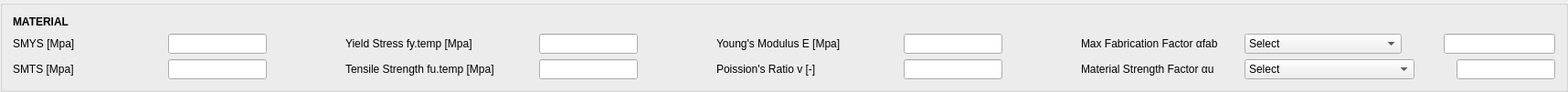
        <widget class="QGroupBox" name="materialBox">
         <property name="title">
          <string/>
         </property>
         <property name="flat">
          <bool>true</bool>
         </property>
         <layout class="QGridLayout" name="gridLayout_3">
          <item row="0" column="0">
           <widget class="QLabel" name="material_label">
            <property name="font">
             <font>
              <weight>75</weight>
              <bold>true</bold>
             </font>
            </property>
            <property name="text">
             <string>MATERIAL</string>
            </property>
           </widget>
          </item>
          <item row="1" column="0">
           <layout class="QGridLayout" name="gridLayout_7">
            <item row="0" column="5">
             <spacer name="horizontalSpacer_53">
              <property name="orientation">
               <enum>Qt::Horizontal</enum>
              </property>
              <property name="sizeType">
               <enum>QSizePolicy::Fixed</enum>
              </property>
              <property name="sizeHint" stdset="0">
               <size>
                <width>40</width>
                <height>20</height>
               </size>
              </property>
             </spacer>
            </item>
            <item row="0" column="2">
             <spacer name="horizontalSpacer_50">
              <property name="orientation">
               <enum>Qt::Horizontal</enum>
              </property>
              <property name="sizeType">
               <enum>QSizePolicy::Fixed</enum>
              </property>
              <property name="sizeHint" stdset="0">
               <size>
                <width>40</width>
                <height>20</height>
               </size>
              </property>
             </spacer>
            </item>
            <item row="0" column="0">
             <layout class="QVBoxLayout" name="verticalLayout_2">
              <item>
               <layout class="QHBoxLayout" name="horizontalLayout_11">
                <item>
                 <widget class="QLabel" name="SMYS_label">
                  <property name="styleSheet">
                   <string notr="true">selection-background-color: rgb(32, 47, 255);</string>
                  </property>
                  <property name="text">
                   <string>SMYS [Mpa]     </string>
                  </property>
                 </widget>
                </item>
                <item>
                 <spacer name="horizontalSpacer_40">
                  <property name="orientation">
                   <enum>Qt::Horizontal</enum>
                  </property>
                  <property name="sizeHint" stdset="0">
                   <size>
                    <width>40</width>
                    <height>20</height>
                   </size>
                  </property>
                 </spacer>
                </item>
                <item>
                 <spacer name="horizontalSpacer_58">
                  <property name="orientation">
                   <enum>Qt::Horizontal</enum>
                  </property>
                  <property name="sizeHint" stdset="0">
                   <size>
                    <width>40</width>
                    <height>20</height>
                   </size>
                  </property>
                 </spacer>
                </item>
                <item>
                 <widget class="QLineEdit" name="SMYS_lineEdit"/>
                </item>
               </layout>
              </item>
              <item>
               <layout class="QHBoxLayout" name="horizontalLayout_16">
                <item>
                 <widget class="QLabel" name="SMTS_label">
                  <property name="styleSheet">
                   <string notr="true">selection-background-color: rgb(32, 47, 255);</string>
                  </property>
                  <property name="text">
                   <string>SMTS [Mpa]     </string>
                  </property>
                 </widget>
                </item>
                <item>
                 <spacer name="horizontalSpacer_41">
                  <property name="orientation">
                   <enum>Qt::Horizontal</enum>
                  </property>
                  <property name="sizeHint" stdset="0">
                   <size>
                    <width>40</width>
                    <height>20</height>
                   </size>
                  </property>
                 </spacer>
                </item>
                <item>
                 <spacer name="horizontalSpacer_59">
                  <property name="orientation">
                   <enum>Qt::Horizontal</enum>
                  </property>
                  <property name="sizeHint" stdset="0">
                   <size>
                    <width>40</width>
                    <height>20</height>
                   </size>
                  </property>
                 </spacer>
                </item>
                <item>
                 <widget class="QLineEdit" name="SMTS_lineEdit"/>
                </item>
               </layout>
              </item>
             </layout>
            </item>
            <item row="0" column="1">
             <spacer name="horizontalSpacer_17">
              <property name="orientation">
               <enum>Qt::Horizontal</enum>
              </property>
              <property name="sizeType">
               <enum>QSizePolicy::Fixed</enum>
              </property>
              <property name="sizeHint" stdset="0">
               <size>
                <width>40</width>
                <height>20</height>
               </size>
              </property>
             </spacer>
            </item>
            <item row="0" column="3">
             <layout class="QVBoxLayout" name="verticalLayout_3">
              <item>
               <layout class="QHBoxLayout" name="horizontalLayout_10">
                <item>
                 <widget class="QLabel" name="fytemp_label">
                  <property name="styleSheet">
                   <string notr="true">selection-background-color: rgb(32, 47, 255);</string>
                  </property>
                  <property name="text">
                   <string>Yield Stress fy.temp [Mpa]        </string>
                  </property>
                 </widget>
                </item>
                <item>
                 <spacer name="horizontalSpacer_42">
                  <property name="orientation">
                   <enum>Qt::Horizontal</enum>
                  </property>
                  <property name="sizeHint" stdset="0">
                   <size>
                    <width>40</width>
                    <height>20</height>
                   </size>
                  </property>
                 </spacer>
                </item>
                <item>
                 <widget class="QLineEdit" name="fytemp_lineEdit"/>
                </item>
               </layout>
              </item>
              <item>
               <layout class="QHBoxLayout" name="horizontalLayout_17">
                <item>
                 <widget class="QLabel" name="futemp_label">
                  <property name="styleSheet">
                   <string notr="true">selection-background-color: rgb(32, 47, 255);</string>
                  </property>
                  <property name="text">
                   <string>Tensile Strength fu.temp [Mpa]</string>
                  </property>
                 </widget>
                </item>
                <item>
                 <spacer name="horizontalSpacer_43">
                  <property name="orientation">
                   <enum>Qt::Horizontal</enum>
                  </property>
                  <property name="sizeHint" stdset="0">
                   <size>
                    <width>40</width>
                    <height>20</height>
                   </size>
                  </property>
                 </spacer>
                </item>
                <item>
                 <widget class="QLineEdit" name="futemp_lineEdit"/>
                </item>
               </layout>
              </item>
             </layout>
            </item>
            <item row="0" column="4">
             <spacer name="horizontalSpacer_18">
              <property name="orientation">
               <enum>Qt::Horizontal</enum>
              </property>
              <property name="sizeType">
               <enum>QSizePolicy::Fixed</enum>
              </property>
              <property name="sizeHint" stdset="0">
               <size>
                <width>40</width>
                <height>20</height>
               </size>
              </property>
             </spacer>
            </item>
            <item row="0" column="6">
             <layout class="QVBoxLayout" name="verticalLayout_4">
              <item>
               <layout class="QHBoxLayout" name="horizontalLayout_12">
                <item>
                 <widget class="QLabel" name="E_label">
                  <property name="styleSheet">
                   <string notr="true">selection-background-color: rgb(32, 47, 255);</string>
                  </property>
                  <property name="text">
                   <string>Young's Modulus E [Mpa]       </string>
                  </property>
                 </widget>
                </item>
                <item>
                 <spacer name="horizontalSpacer_44">
                  <property name="orientation">
                   <enum>Qt::Horizontal</enum>
                  </property>
                  <property name="sizeHint" stdset="0">
                   <size>
                    <width>40</width>
                    <height>20</height>
                   </size>
                  </property>
                 </spacer>
                </item>
                <item>
                 <widget class="QLineEdit" name="E_lineEdit"/>
                </item>
               </layout>
              </item>
              <item>
               <layout class="QHBoxLayout" name="horizontalLayout_13">
                <item>
                 <widget class="QLabel" name="v_label">
                  <property name="styleSheet">
                   <string notr="true">selection-background-color: rgb(32, 47, 255);</string>
                  </property>
                  <property name="text">
                   <string>Poission's Ratio v [-]              </string>
                  </property>
                 </widget>
                </item>
                <item>
                 <spacer name="horizontalSpacer_45">
                  <property name="orientation">
                   <enum>Qt::Horizontal</enum>
                  </property>
                  <property name="sizeHint" stdset="0">
                   <size>
                    <width>40</width>
                    <height>20</height>
                   </size>
                  </property>
                 </spacer>
                </item>
                <item>
                 <widget class="QLineEdit" name="v_lineEdit"/>
                </item>
               </layout>
              </item>
             </layout>
            </item>
            <item row="0" column="7">
             <spacer name="horizontalSpacer_19">
              <property name="orientation">
               <enum>Qt::Horizontal</enum>
              </property>
              <property name="sizeType">
               <enum>QSizePolicy::Fixed</enum>
              </property>
              <property name="sizeHint" stdset="0">
               <size>
                <width>40</width>
                <height>20</height>
               </size>
              </property>
             </spacer>
            </item>
            <item row="0" column="9">
             <layout class="QVBoxLayout" name="verticalLayout">
              <item>
               <layout class="QHBoxLayout" name="horizontalLayout_39">
                <item>
                 <widget class="QLabel" name="alpha_fab_label">
                  <property name="styleSheet">
                   <string notr="true">selection-background-color: rgb(32, 47, 255);</string>
                  </property>
                  <property name="text">
                   <string>Max Fabrication Factor αfab       </string>
                  </property>
                 </widget>
                </item>
                <item>
                 <widget class="QComboBox" name="alpha_fab_comboBox">
                  <item>
                   <property name="text">
                    <string>Select</string>
                   </property>
                  </item>
                  <item>
                   <property name="text">
                    <string>seamless                               </string>
                   </property>
                  </item>
                  <item>
                   <property name="text">
                    <string>UO,TRB</string>
                   </property>
                  </item>
                  <item>
                   <property name="text">
                    <string>UOE</string>
                   </property>
                  </item>
                 </widget>
                </item>
                <item>
                 <spacer name="horizontalSpacer_47">
                  <property name="orientation">
                   <enum>Qt::Horizontal</enum>
                  </property>
                  <property name="sizeType">
                   <enum>QSizePolicy::Fixed</enum>
                  </property>
                  <property name="sizeHint" stdset="0">
                   <size>
                    <width>40</width>
                    <height>20</height>
                   </size>
                  </property>
                 </spacer>
                </item>
                <item>
                 <widget class="QLineEdit" name="alpha_fab_lineEdit"/>
                </item>
               </layout>
              </item>
              <item>
               <layout class="QHBoxLayout" name="horizontalLayout_43">
                <item>
                 <widget class="QLabel" name="alpha_u_label">
                  <property name="styleSheet">
                   <string notr="true">selection-background-color: rgb(32, 47, 255);</string>
                  </property>
                  <property name="text">
                   <string>Material Strength Factor αu        </string>
                  </property>
                 </widget>
                </item>
                <item>
                 <widget class="QComboBox" name="alpha_u_comboBox">
                  <item>
                   <property name="text">
                    <string>Select</string>
                   </property>
                  </item>
                  <item>
                   <property name="text">
                    <string>Normal</string>
                   </property>
                  </item>
                  <item>
                   <property name="text">
                    <string>Supplementry requirement P</string>
                   </property>
                  </item>
                 </widget>
                </item>
                <item>
                 <spacer name="horizontalSpacer_48">
                  <property name="orientation">
                   <enum>Qt::Horizontal</enum>
                  </property>
                  <property name="sizeType">
                   <enum>QSizePolicy::Fixed</enum>
                  </property>
                  <property name="sizeHint" stdset="0">
                   <size>
                    <width>40</width>
                    <height>20</height>
                   </size>
                  </property>
                 </spacer>
                </item>
                <item>
                 <widget class="QLineEdit" name="alpha_u_lineEdit"/>
                </item>
               </layout>
              </item>
             </layout>
            </item>
            <item row="0" column="8">
             <spacer name="horizontalSpacer_57">
              <property name="orientation">
               <enum>Qt::Horizontal</enum>
              </property>
              <property name="sizeType">
               <enum>QSizePolicy::Fixed</enum>
              </property>
              <property name="sizeHint" stdset="0">
               <size>
                <width>40</width>
                <height>20</height>
               </size>
              </property>
             </spacer>
            </item>
           </layout>
          </item>
         </layout>
        </widget>
